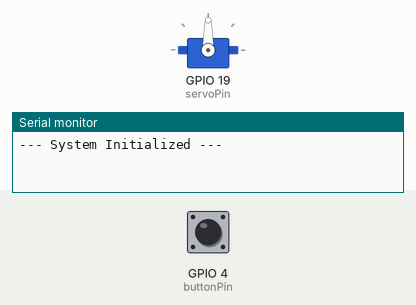
This sketch was run on a simulated ESP32. Parts: servo, the last lines printed to the serial monitor. The inputs (shaded band) are chosen by the test bench; at power-on: GPIO 4 (buttonPin) HIGH.

Above: at 1.2 s.
1.3 s: GPIO 4 (buttonPin) pulled LOW for 0.15 s
At 2.4 s:
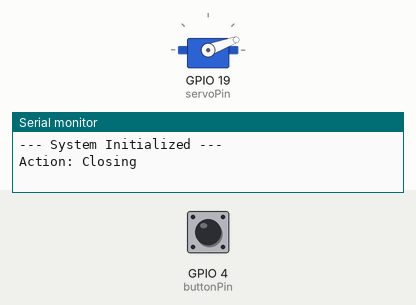
2.9 s: GPIO 4 (buttonPin) pulled LOW for 1 s
At 4.2 s:
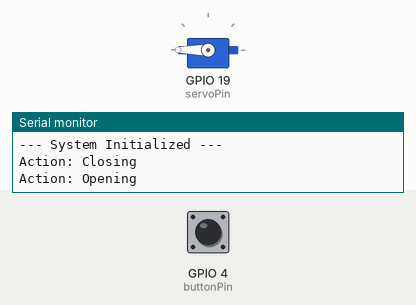
5.4 s: GPIO 4 (buttonPin) pulled LOW for 3.2 s
At 6.7 s:
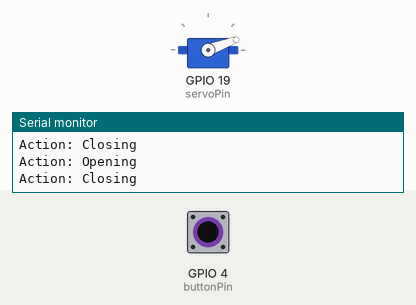
Timing chart, 0 to 8.4 s (numbered marks = the images above; inputs shaded):
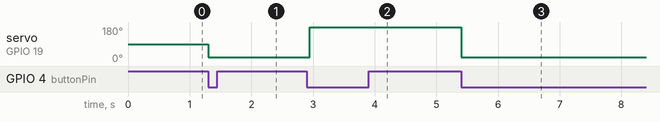

The sketch:

Open_Close_Button.ino
```cpp
#include <ESP32Servo.h>

Servo myservo;
const int servoPin = 19;
const int buttonPin = 4;

const int closeAngle = 20;
const int openAngle = 180;
bool clawIsClosed;
void setup() {
  ESP32PWM::allocateTimer(0);
  myservo.setPeriodHertz(50);
  myservo.attach(servoPin, 500, 2400);

  pinMode(buttonPin, INPUT_PULLUP);

  // Set to 115200 for faster, cleaner communication
  Serial.begin(115200);
  Serial.println("--- System Initialized ---");
}

void loop() {
  int buttonState = digitalRead(buttonPin);

  if (buttonState == LOW) {
    // We only toggle once per press
    if (clawIsClosed == false) {
      myservo.write(closeAngle);
      clawIsClosed = true;
      Serial.println("Action: Closing");
    } else {
      myservo.write(openAngle);
      clawIsClosed = false;
      Serial.println("Action: Opening");
    }

    // This "While" loop waits for you to let go of the button
    // This prevents the claw from freaking out if it's "Always Pressed"
    while(digitalRead(buttonPin) == LOW) {
      delay(10);
    }
  }
  delay(100);
}
```

Measured:
- after the input at 1.3 s, servo on GPIO 19 (servoPin): 90° → 20° at once
- after the input at 2.9 s, servo on GPIO 19 (servoPin): 20° → 180° after 0.05 s
- after the input at 5.4 s, servo on GPIO 19 (servoPin): 180° → 20° at once
